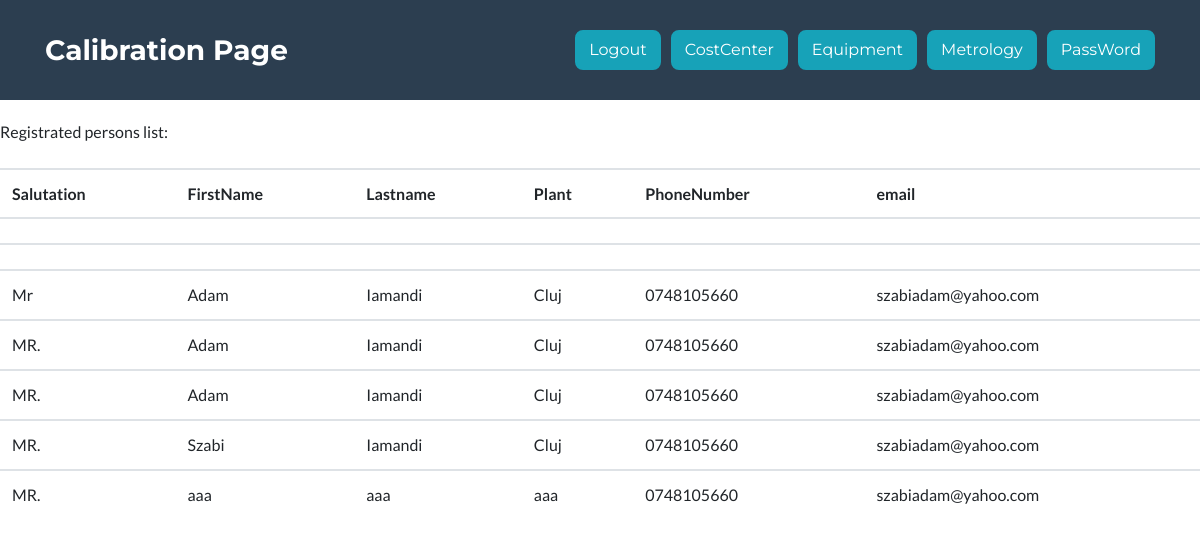
Page /index2.php (signed in) on the earlier database version.
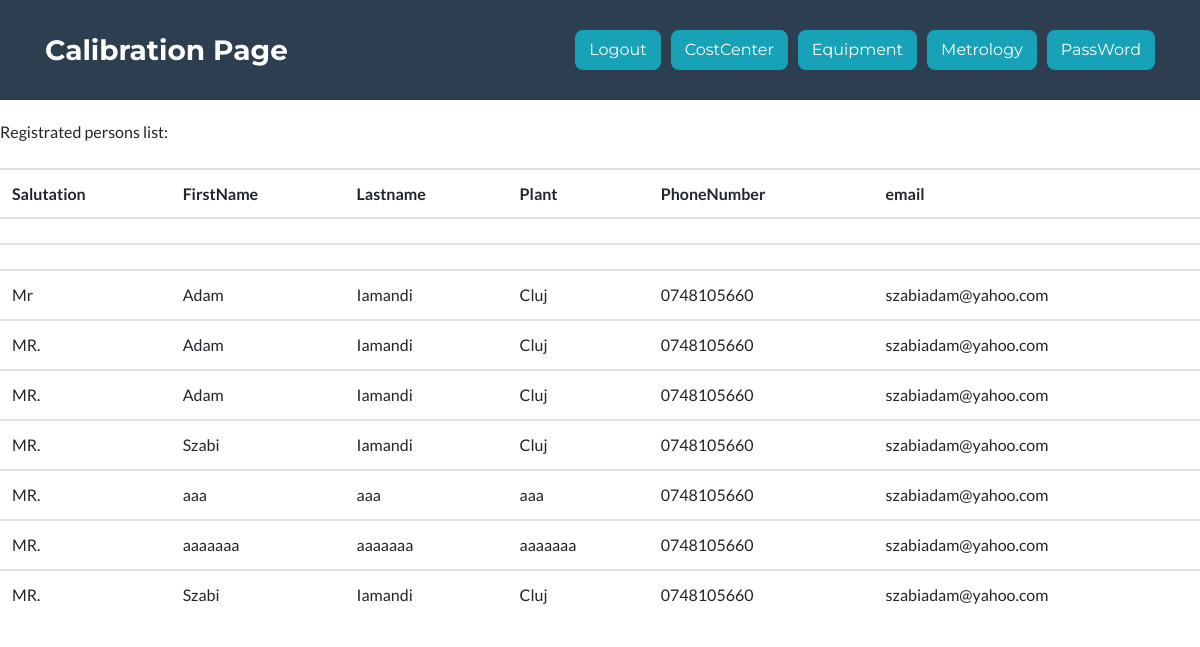
Same page on the later database version.
### tables this page shows
CREATE TABLE `person` (
  `id` int(255) NOT NULL COMMENT 'person id',
  `salutation` varchar(256) NOT NULL,
  `firstName` varchar(256) NOT NULL,
  `lastName` varchar(256) NOT NULL,
  `plant` varchar(256) NOT NULL,
  `phoneNumber` varchar(10) NOT NULL,
  `email` varchar(256) NOT NULL,
  `password` varchar(255) DEFAULT NULL,
  `user` varchar(255) DEFAULT NULL
);

### index2.php (the view, shortened to what this page needs)
<?php include "header2.php"; ?>
<?php include "db_connect.php"; ?>
<?php
if(isset($_SESSION["user"])) {
	$sql = "SELECT * FROM person";
	$result = $connection->query($sql);
					if($result->num_rows > 0) {
					echo "Registrated persons list:
					<br><br>
					<table class=\"table\">
					<tr>
					<th>Salutation</th>
					<th>FirstName</th>
    				<th>Lastname</th>
					<th>Plant</th>
					<th>PhoneNumber</th>
					<th>email</th>
					</tr>
					<tr>";
					while($row = $result->fetch_assoc()) {
						echo "<tr>";
						echo "<td>" . $row["salutation"] . "</td>";
						echo "<td>" . $row["firstName"] . "</td>";
						echo "<td>" . $row["lastName"] . "</td>";
						echo "<td>" . $row["plant"] . "</td>";
						echo "<td>" . $row["phoneNumber"] . "</td>";
						echo "<td>" . $row["email"] . "</td>";
						}
				echo "</table>";
			}
					else echo "0 results";
}
?>

Differences in the rows shown:
added person: salutation "MR.", firstName "aaaaaaa", lastName "aaaaaaa", plant "aaaaaaa", phoneNumber "0748105660", email "szabiadam@yahoo.com"
added person: salutation "MR.", firstName "Szabi", lastName "Iamandi", plant "Cluj", phoneNumber "0748105660", email "szabiadam@yahoo.com"
